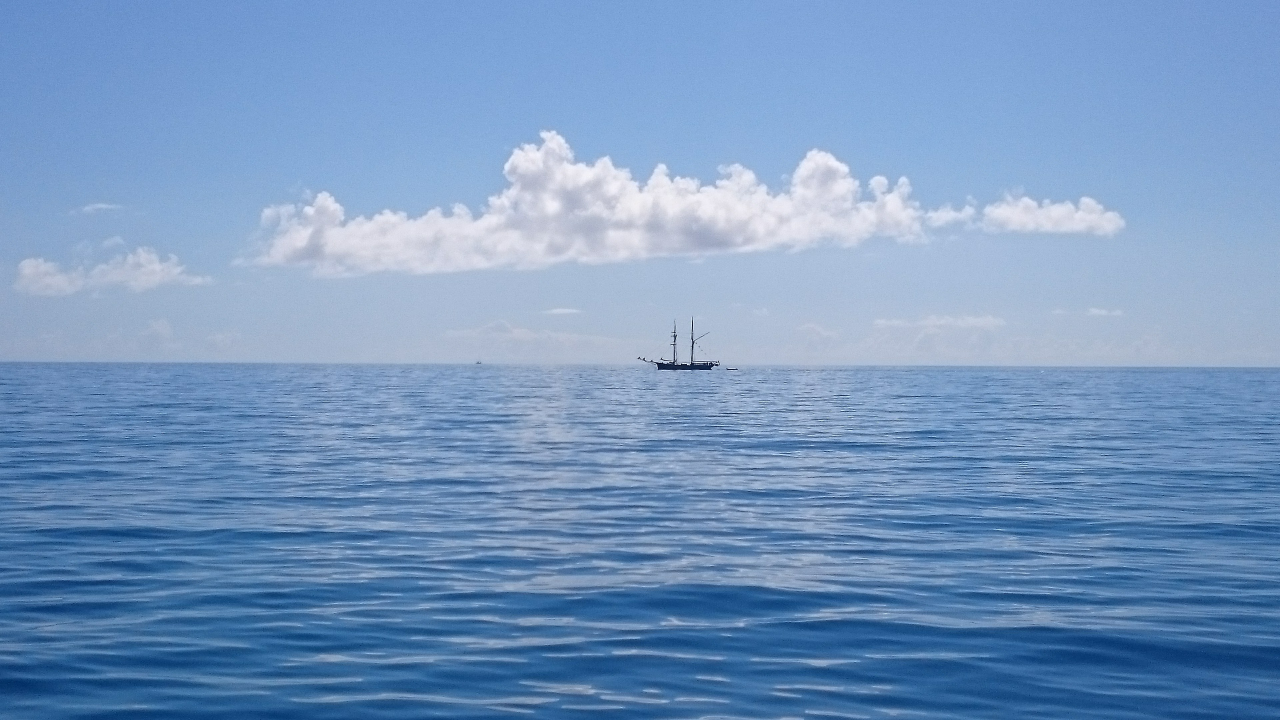
%> input picture boat-test-1-bkp.JPG, 3840 x 2160 px (shown at 1/3 size)
$ octave CPE462_Project.m   (GNU Octave 9; MATLAB toolbox functions it lacks are replaced by stand-ins)
%> lines starting %> are read from the running program, lines starting %| are printed output that depends on the picture; in (x1, y1, x2, y2) boxes, pixels count from 0 and x2, y2 are one past the last pixel; in counts of white or black regions, pixels touching at a corner belong together; the program's own positions count from 1
%{
EdgyOceans: Vertical Edge detection for Obstacle Avoidance... at sea!
Copyright (C) 2018  C. Drew and P. Brine
cdrew2@stevens.edu  pbrine@stevens.edu

GNU GPL v.3

This program is free software: you can redistribute it and/or modify
it under the terms of the GNU General Public License as published by
the Free Software Foundation, either version 3 of the License, or
(at your option) any later version.

This program is distributed in the hope that it will be useful,
but WITHOUT ANY WARRANTY; without even the implied warranty of
MERCHANTABILITY or FITNESS FOR A PARTICULAR PURPOSE.  See the
GNU General Public License for more details.
NO WARRANTY IS IMPLIED NOR LIABILITY FOR ANY PURPOSE ACCEPTED.

You should have received a copy of the GNU General Public License
along with this program.  If not, see <https://www.gnu.org/licenses/>.
%}

%%%%%%%%%%%%%%%%%%%%%%%%%%%%%%%%%%%%%%%%%%%%%%%%%%%%%%%%%%%%%%%%%%%%%%
% Filter Block:

filterRoberts1    = [-1 0;
                      0 1];

filterRoberts2    = [0 -1;
                     1  0];

filterPrewittVert = [-1 0 1;
                     -1 0 1;
                     -1 0 1;];

filterLaplacian   = [ 0 -1  0;
                     -1  4 -1;
                      0 -1  0];

filterGaussian    = [1  4  7  4  1;
                     4 16 26 16  4;
                     7 26 41 26  7;
                     4 16 26 16  4;
                     1  4  7  4  1;]/273;

filterLoG         = conv2(filterLaplacian, filterGaussian);

filterLoGVert     = conv2(filterPrewittVert, filterGaussian);

border = 10; %pixels to remove for border created by convolutions

%%%%%%%%%%%%%%%%%%%%%%%%%%%
% Input Block:

[fileName,pathName] = uigetfile({'*.jpg; *.png', 'Image Files (*.jpg, *.png)'},'Please Choose an Image');
%> the answer given: boat-test-1-bkp.JPG
if isequal(fileName,0)
   disp('No file chosen!');
   return;
else
   disp(['Image selected: ', fullfile(pathName,fileName)]);
end

imageColor = imread(fullfile(pathName, fileName));
image = rgb2gray(im2double(imageColor));
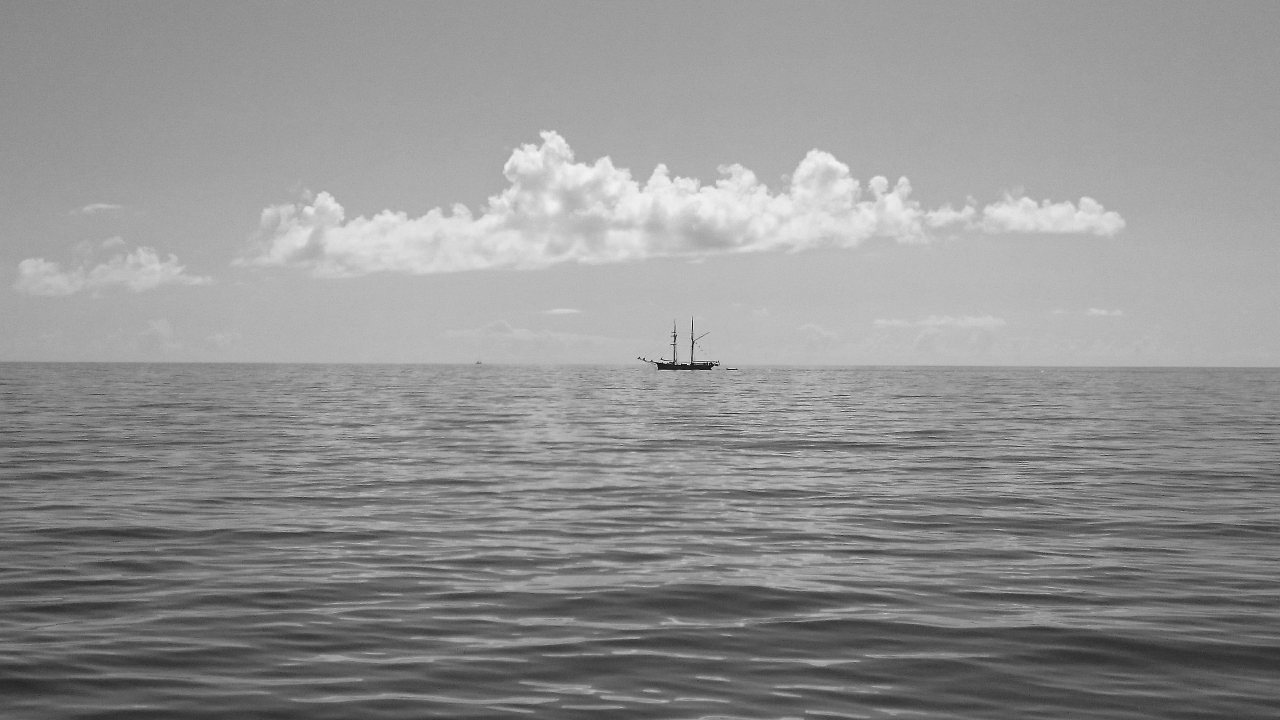
%> image: size 2160x3840 double (shown at 1/3 size); min 0.0085, max 0.992, mean 0.575

%receive input for optics parameters
userInput = inputdlg({'Enter sensor width (mm):','Enter lens focal length (mm):'},'Optical Parameter Input',[1 50],{'35','50'});
%> the answer given: 35, 50
%to catch if user did not input anything, check if length is equal to 2
if length(userInput) ~= 2
  warndlg('Invalid Entry! Please enter a number.','Danger Will Robinson!');
  return;
end
sensorSize  = str2num(userInput{1}); %convert string to number
focalLength = str2num(userInput{2});
%check if length of each variable 1 to make sure user did not input a string
if length(sensorSize) ~= 1 | length(focalLength) ~= 1
  warndlg('Invalid Entry! Please enter a number.','Danger Will Robinson!');
  return;
end

%%%%%%%%%%%%%%%%%%%%%%%%%%%
% Processing Block:

outputRoberts   = abs(conv2(image,filterRoberts1));
outputRoberts   = outputRoberts + abs(conv2(image,filterRoberts2));

outputVertEdge  = abs(conv2(image,filterPrewittVert));

outputLaplacian = abs(conv2(image,filterLaplacian));

outputGaussian  = abs(conv2(image,filterGaussian));
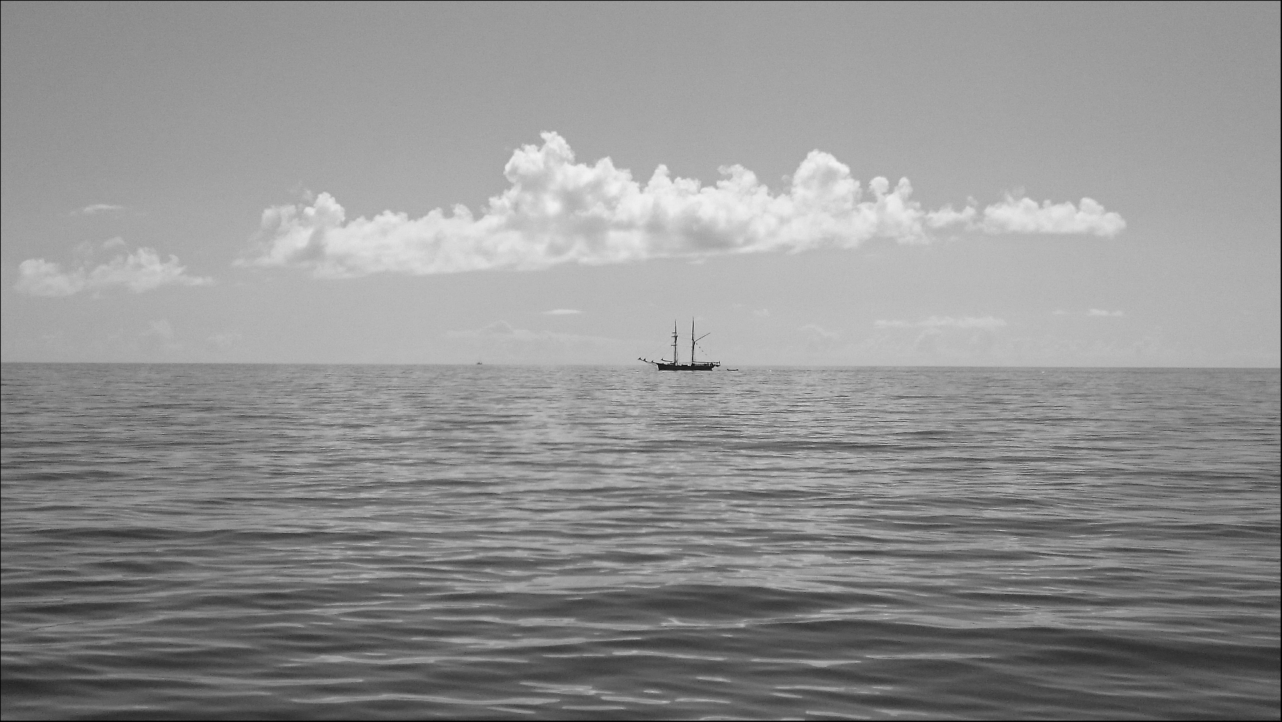
%> outputGaussian: size 2164x3844 double (shown at 1/3 size); min 0.00096, max 0.955, mean 0.573

outputLoG       = abs(conv2(image,filterLoG));

outputLoGVert   = abs(conv2(image,filterLoGVert));

threshold = graythresh(image); %set threshold level
%> threshold = 0.522
outputThresholding = imbinarize(outputLoGVert, threshold); %binarize image
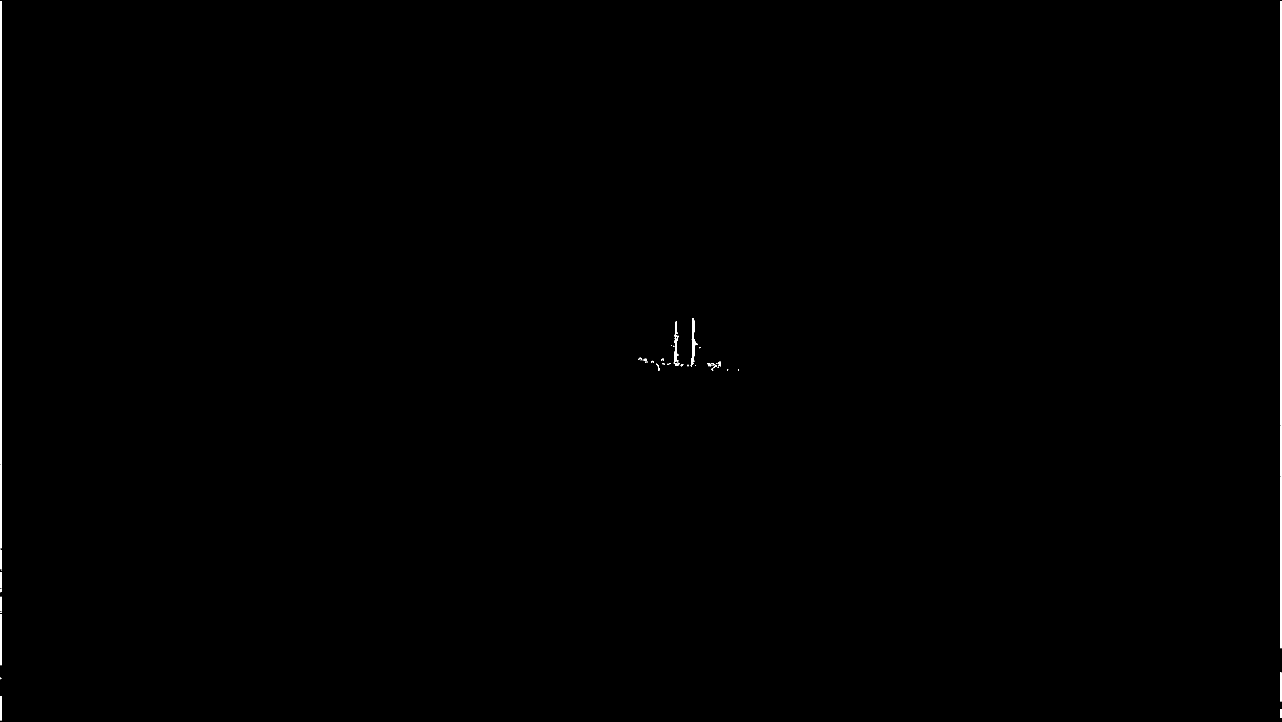
%> outputThresholding: size 2166x3846 logical (shown at 1/3 size); 0.17% white; 71 white regions (49 under 20 px), largest, box (x1, y1, x2, y2) and area: (3841, 3, 3845, 1945) 6063, (1, 3, 5, 1646) 4769, (2072, 954, 2088, 1100) 739
[height, width] = size(outputThresholding); %obtain width and height of output
%> height = 2166; width = 3846
%next 4 lines: set border pixels to 0 to compensate for convolution
outputThresholding(1:border,:) = 0;
%> outputThresholding: size 2166x3846 logical; 0.17% white; 71 white regions (49 under 20 px), largest, box (x1, y1, x2, y2) and area: (3841, 10, 3845, 1945) 6040, (1, 10, 5, 1646) 4755, (2072, 954, 2088, 1100) 739
outputThresholding(:,(width-border):width) = 0;
outputThresholding(:,1:border) = 0;
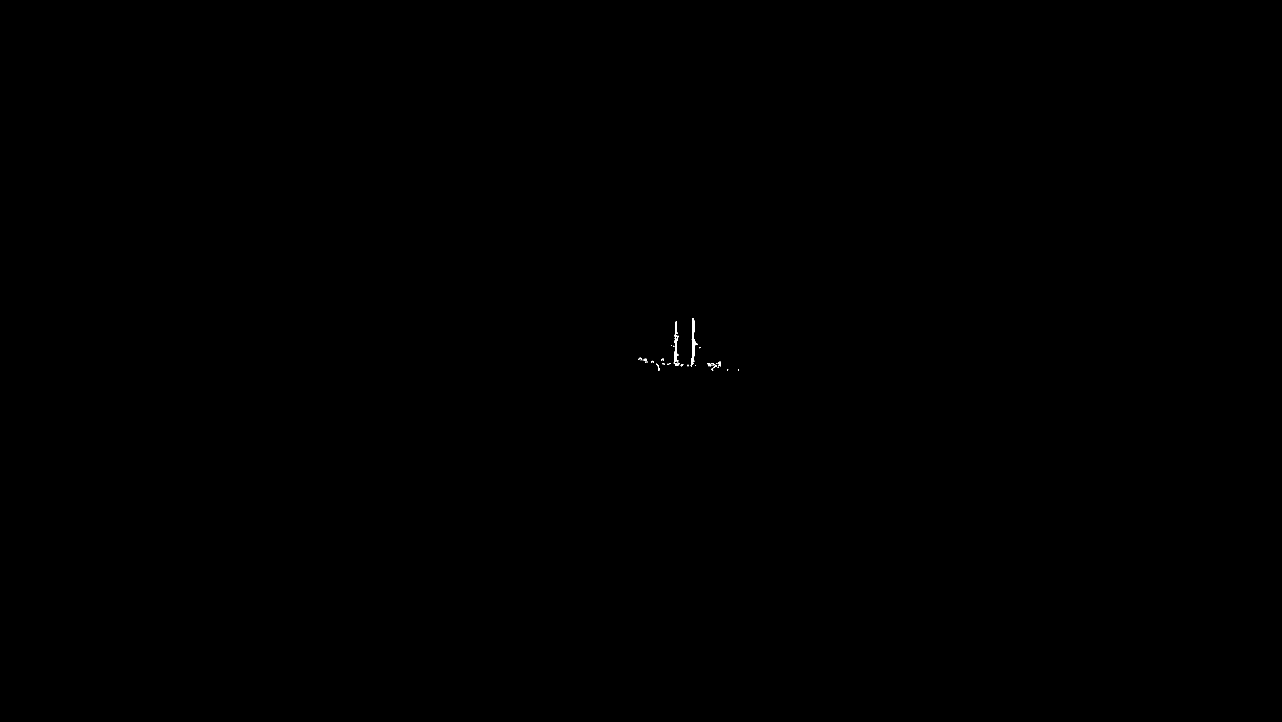
%> outputThresholding: size 2166x3846 logical (shown at 1/3 size); 0.02% white in thin lines or dots, all inside (x1, y1, x2, y2) = (1915, 954, 2217, 1113)
outputThresholding((height-border):height,:) = 0;

% outputThresholding = medfilt2(outputThresholding,[7 3]);
% ^ median-filter for threshold to eliminate small artifacts and fill-in gaps
% the 7x3 is a vertically-oriented rectangular median filter to eliminate more
% of the horizontal artifacts and fill-in more vertical artifacts
 outputThresholding = medfilt2(outputThresholding,[3 3]);
%> outputThresholding: size 2166x3846 logical; 0.02% white; 31 white regions (15 under 20 px), largest, box (x1, y1, x2, y2) and area: (2072, 955, 2094, 1099) 852, (2021, 1008, 2035, 1090) 440, (2025, 965, 2033, 1001) 182
% ^ this iteration is to get rid of any remaining symmetrical artifacts
% changes as of 28 November: commented-out 2nd median filter, changed
% threshold from "outputLogVert" to "image"

% Drawing the box:
profileVertical   = any(outputThresholding, 1);
%> profileVertical = 3846 logical values, 146 true
profileHorizontal = any(outputThresholding, 2);
%> profileHorizontal = 2166 logical values, 158 true
xLeft     = find(profileVertical,   1, 'first');
%> xLeft = 1916
xRight    = find(profileVertical,   1, 'last');
%> xRight = 2217
yTop      = find(profileHorizontal, 1, 'first');
%> yTop = 956
yBottom   = find(profileHorizontal, 1, 'last');
%> yBottom = 1113
position  = [xLeft yTop (xRight-xLeft) (yBottom-yTop)];
%> position = [1916 956 301 157]
obstacleX = (xRight + xLeft) / 2;
%> obstacleX = 2066.5
obstacleY = (yBottom + yTop) / 2;
%> obstacleY = 1034.5
% Creating the angle of view from above values... :
% AoV = 2 arctan (d / (2F)) where d = sensor width and F = focal length
% assuming infinite focus
angleOfView = rad2deg(2*atan(sensorSize/(2*focalLength)));
% now, we convert to degrees per pixel column:
[heightImage, widthImage] = size(image); %use image instead of color image because size() is affected by the total dimensions
%> heightImage = 2160; widthImage = 3840
degColumns = (angleOfView / widthImage);
%> degColumns = 0.01
% now, we find the angle to the obstacle (L vs R) :
obstacleAngle = round((degColumns*(obstacleX-(widthImage/2))),2);
%> obstacleAngle = 1.47
% ^^^ + is right of center ; - is left of center

if obstacleX ~= 0 | obstacleY ~= 0 %if an obstacle is detected
%> (the run ends here)
